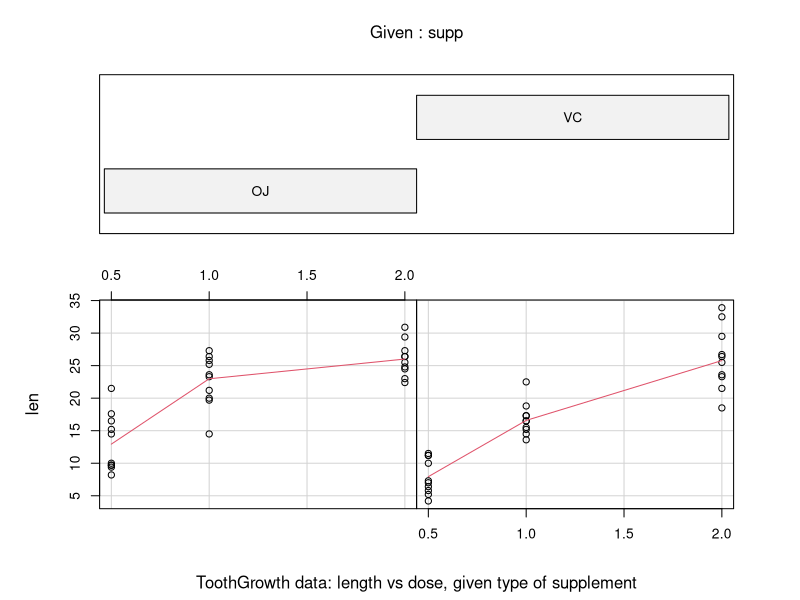
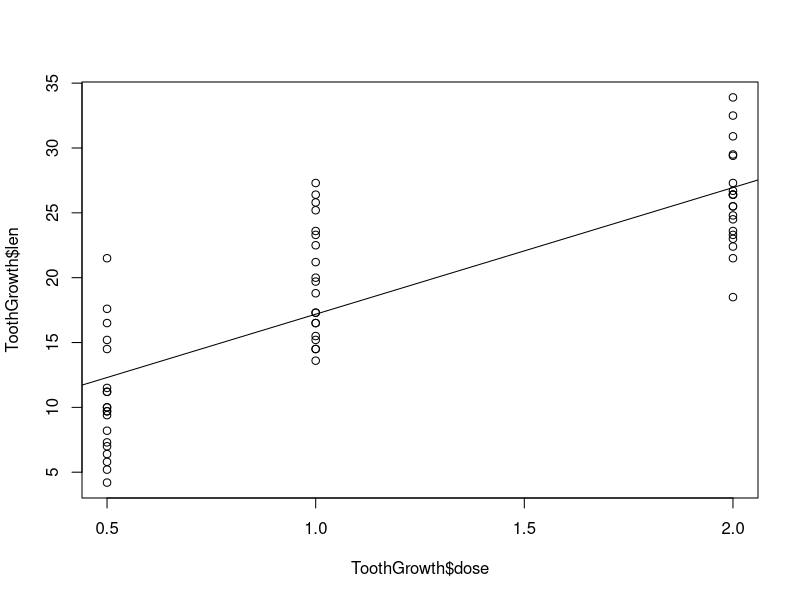
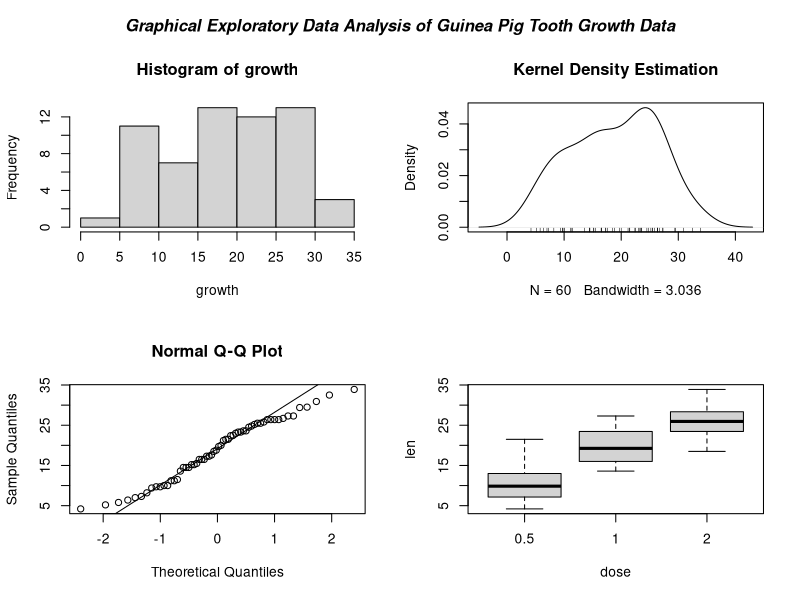

The R script that drew these images, in order:
## ---- chunk 1
head(ToothGrowth)
## ---- chunk 2
str(ToothGrowth)
## ---- chunk 3
summary(ToothGrowth["len"])
## ---- chunk 4
sum(is.na(ToothGrowth))
## ---- chunk 5
other.stats <- function(x) {
  m <- mean(x)
  n <- length(x)
  s <- sd(x)
  skew <- round(sum( (x - m)^3 / s^3 ) / n, 3)
  kurtosis <- round(sum( (x - m)^4 / s^4 ) / n - 3, 3)
  return(c(skew=skew, kurtosis=kurtosis))
}
sapply(ToothGrowth["len"], other.stats)
## ---- chunk 6
require(graphics)
coplot(len ~ dose | supp, data = ToothGrowth, panel = panel.smooth, xlab = "ToothGrowth data: length vs dose, given type of supplement")
plot(ToothGrowth$len ~ ToothGrowth$dose)
reg <- lm(ToothGrowth$len ~ ToothGrowth$dose)
abline(reg)
oldpar <- par(mfrow = c(2, 2), oma = c(0, 0, 2, 0) + 0.1)
growth <- ToothGrowth$len
hist(growth)
plot(density(growth), lwd = 1, main = "Kernel Density Estimation")
rug(growth)
qqnorm(growth)
qqline(growth)
boxplot(len ~ dose, data = ToothGrowth)
mtext("Graphical Exploratory Data Analysis of Guinea Pig Tooth Growth Data", font = 4, outer = TRUE)
par(oldpar)
rm(oldpar)
